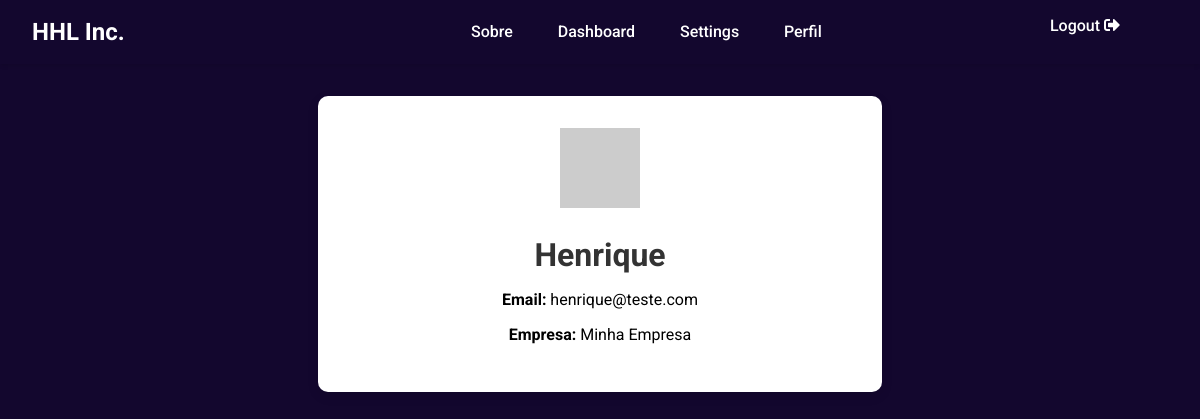
/perfil (signed in), run on the app's committed database.
### app/models.py (models this page shows, shortened)
class User(UserMixin,db.Model):
    id: so.Mapped[int] = so.mapped_column(primary_key=True)
    nome_usuario: so.Mapped[str] = so.mapped_column(sa.String(64), index=True, unique=True)
    nome_empresa: so.Mapped[str] = so.mapped_column(sa.String(200), index=True)
    email: so.Mapped[str] = so.mapped_column(sa.String(120), index=True, unique=True)
    senha_hash: so.Mapped[Optional[str]] = so.mapped_column(sa.String(256))
    configuracoes: so.Mapped[list["Configuracoes"]] = so.relationship(back_populates='usuario')

### app/routes.py (the view)
@app.route('/perfil')
def perfil():
    return render_template('perfil.html')

### app/__init__.py (called while the page is built)
@login.user_loader
def load_user(user_id):
    return User.query.get(int(user_id))

### app/templates/perfil.html
{% extends "base.html" %}
{% block content %}
<div class="profile-container">
  <div class="profile-card">
    <div class="avatar-container">
      {% if current_user.is_authenticated %}
      <img
        src="https://www.gravatar.com/avatar/{{ email_hash }}?d=identicon&s=150"
        alt="Avatar"
        class="profile-avatar"
      />
      {% endif %}
    </div>
    <div class="profile-details">
      {% if current_user.is_authenticated %}
        <h1>{{ current_user.nome_usuario }}</h1>
        <p><strong>Email:</strong> {{ current_user.email }}</p>
        <p><strong>Empresa:</strong> {{ current_user.nome_empresa }}</p>
      {% else %}
        <p>Usuário não autenticado.</p>
      {% endif %}
    </div>
  </div>
</div>
{% endblock %}

### app/static/css/style.css (style rules this page uses)
html, body { font-family: 'Roboto', sans-serif; margin: 0; padding: 0; width: 100%; height: 100%; overflow-x: hidden; background-color: #13072e; }
body { overscroll-behavior-y: contain; }
.profile-container { display: flex; justify-content: center; padding: 2rem; }
.profile-card { background: white; border-radius: 10px; box-shadow: 0 4px 12px rgba(0, 0, 0, 0.1); padding: 2rem; width: 100%; max-width: 500px; text-align: center; }
.avatar-container { margin-bottom: 1.5rem; }
.profile-details h1 { margin: 0 0 0.5rem 0; color: #333; font-size: 2rem; }

### data on the page
User: nome_usuario "Henrique", email "henrique@teste.com", nome_empresa "Minha Empresa"
